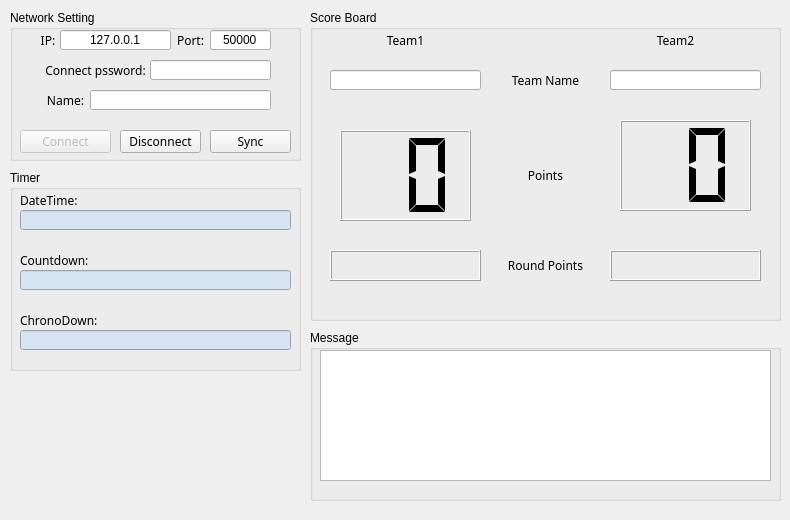
<?xml version="1.0" encoding="UTF-8"?>
<ui version="4.0">
 <class>NetworkView</class>
 <widget class="QWidget" name="NetworkView">
  <property name="geometry">
   <rect>
    <x>0</x>
    <y>0</y>
    <width>790</width>
    <height>520</height>
   </rect>
  </property>
  <property name="minimumSize">
   <size>
    <width>790</width>
    <height>520</height>
   </size>
  </property>
  <property name="maximumSize">
   <size>
    <width>790</width>
    <height>520</height>
   </size>
  </property>
  <property name="windowTitle">
   <string>Form</string>
  </property>
  <property name="styleSheet">
   <string notr="true"/>
  </property>
  <widget class="QGroupBox" name="network_setting_group">
   <property name="geometry">
    <rect>
     <x>10</x>
     <y>10</y>
     <width>291</width>
     <height>151</height>
    </rect>
   </property>
   <property name="title">
    <string>Network Setting</string>
   </property>
   <widget class="QLabel" name="label">
    <property name="geometry">
     <rect>
      <x>30</x>
      <y>20</y>
      <width>16</width>
      <height>21</height>
     </rect>
    </property>
    <property name="font">
     <font>
      <family>Microsoft JhengHei</family>
     </font>
    </property>
    <property name="text">
     <string>IP:</string>
    </property>
    <property name="alignment">
     <set>Qt::AlignCenter</set>
    </property>
   </widget>
   <widget class="QLineEdit" name="ip_edit">
    <property name="geometry">
     <rect>
      <x>50</x>
      <y>20</y>
      <width>111</width>
      <height>20</height>
     </rect>
    </property>
    <property name="inputMask">
     <string/>
    </property>
    <property name="text">
     <string>127.0.0.1</string>
    </property>
    <property name="maxLength">
     <number>15</number>
    </property>
    <property name="cursorPosition">
     <number>9</number>
    </property>
    <property name="alignment">
     <set>Qt::AlignCenter</set>
    </property>
   </widget>
   <widget class="QLabel" name="label_2">
    <property name="geometry">
     <rect>
      <x>160</x>
      <y>20</y>
      <width>41</width>
      <height>21</height>
     </rect>
    </property>
    <property name="font">
     <font>
      <family>Microsoft JhengHei</family>
     </font>
    </property>
    <property name="text">
     <string>Port:</string>
    </property>
    <property name="alignment">
     <set>Qt::AlignCenter</set>
    </property>
   </widget>
   <widget class="QLineEdit" name="port_edit">
    <property name="geometry">
     <rect>
      <x>200</x>
      <y>20</y>
      <width>61</width>
      <height>20</height>
     </rect>
    </property>
    <property name="inputMask">
     <string/>
    </property>
    <property name="text">
     <string>50000</string>
    </property>
    <property name="maxLength">
     <number>5</number>
    </property>
    <property name="cursorPosition">
     <number>5</number>
    </property>
    <property name="alignment">
     <set>Qt::AlignCenter</set>
    </property>
   </widget>
   <widget class="QLabel" name="label_3">
    <property name="geometry">
     <rect>
      <x>30</x>
      <y>50</y>
      <width>111</width>
      <height>21</height>
     </rect>
    </property>
    <property name="font">
     <font>
      <family>Microsoft JhengHei</family>
     </font>
    </property>
    <property name="text">
     <string>Connect pssword:</string>
    </property>
    <property name="alignment">
     <set>Qt::AlignCenter</set>
    </property>
   </widget>
   <widget class="QLineEdit" name="connect_password_edit">
    <property name="geometry">
     <rect>
      <x>140</x>
      <y>50</y>
      <width>121</width>
      <height>20</height>
     </rect>
    </property>
    <property name="inputMask">
     <string/>
    </property>
    <property name="text">
     <string/>
    </property>
    <property name="echoMode">
     <enum>QLineEdit::Password</enum>
    </property>
    <property name="cursorPosition">
     <number>0</number>
    </property>
    <property name="alignment">
     <set>Qt::AlignCenter</set>
    </property>
    <property name="clearButtonEnabled">
     <bool>false</bool>
    </property>
   </widget>
   <widget class="QPushButton" name="connect_btn">
    <property name="enabled">
     <bool>false</bool>
    </property>
    <property name="geometry">
     <rect>
      <x>10</x>
      <y>120</y>
      <width>91</width>
      <height>23</height>
     </rect>
    </property>
    <property name="font">
     <font>
      <family>Microsoft JhengHei</family>
     </font>
    </property>
    <property name="text">
     <string>Connect</string>
    </property>
    <property name="checkable">
     <bool>false</bool>
    </property>
   </widget>
   <widget class="QPushButton" name="disconnect_btn">
    <property name="geometry">
     <rect>
      <x>110</x>
      <y>120</y>
      <width>81</width>
      <height>23</height>
     </rect>
    </property>
    <property name="font">
     <font>
      <family>Microsoft JhengHei</family>
     </font>
    </property>
    <property name="text">
     <string>Disconnect</string>
    </property>
   </widget>
   <widget class="QLineEdit" name="name_edit">
    <property name="geometry">
     <rect>
      <x>80</x>
      <y>80</y>
      <width>181</width>
      <height>20</height>
     </rect>
    </property>
    <property name="inputMask">
     <string/>
    </property>
    <property name="text">
     <string/>
    </property>
    <property name="cursorPosition">
     <number>0</number>
    </property>
    <property name="alignment">
     <set>Qt::AlignCenter</set>
    </property>
   </widget>
   <widget class="QLabel" name="label_4">
    <property name="geometry">
     <rect>
      <x>30</x>
      <y>80</y>
      <width>51</width>
      <height>21</height>
     </rect>
    </property>
    <property name="font">
     <font>
      <family>Microsoft JhengHei</family>
     </font>
    </property>
    <property name="text">
     <string>Name:</string>
    </property>
    <property name="alignment">
     <set>Qt::AlignCenter</set>
    </property>
   </widget>
   <widget class="QPushButton" name="force_sync_btn">
    <property name="geometry">
     <rect>
      <x>200</x>
      <y>120</y>
      <width>81</width>
      <height>23</height>
     </rect>
    </property>
    <property name="font">
     <font>
      <family>Microsoft JhengHei</family>
     </font>
    </property>
    <property name="text">
     <string>Sync</string>
    </property>
   </widget>
  </widget>
  <widget class="QGroupBox" name="timer_group">
   <property name="geometry">
    <rect>
     <x>10</x>
     <y>170</y>
     <width>291</width>
     <height>201</height>
    </rect>
   </property>
   <property name="title">
    <string>Timer</string>
   </property>
   <widget class="QLabel" name="label_5">
    <property name="geometry">
     <rect>
      <x>10</x>
      <y>20</y>
      <width>61</width>
      <height>21</height>
     </rect>
    </property>
    <property name="font">
     <font>
      <family>Microsoft JhengHei</family>
     </font>
    </property>
    <property name="text">
     <string>DateTime:</string>
    </property>
    <property name="alignment">
     <set>Qt::AlignLeading|Qt::AlignLeft|Qt::AlignVCenter</set>
    </property>
   </widget>
   <widget class="QLabel" name="label_6">
    <property name="geometry">
     <rect>
      <x>10</x>
      <y>80</y>
      <width>71</width>
      <height>21</height>
     </rect>
    </property>
    <property name="font">
     <font>
      <family>Microsoft JhengHei</family>
     </font>
    </property>
    <property name="text">
     <string>Countdown:</string>
    </property>
    <property name="alignment">
     <set>Qt::AlignLeading|Qt::AlignLeft|Qt::AlignVCenter</set>
    </property>
   </widget>
   <widget class="QLabel" name="label_7">
    <property name="geometry">
     <rect>
      <x>10</x>
      <y>140</y>
      <width>81</width>
      <height>21</height>
     </rect>
    </property>
    <property name="font">
     <font>
      <family>Microsoft JhengHei</family>
     </font>
    </property>
    <property name="text">
     <string>ChronoDown:</string>
    </property>
    <property name="alignment">
     <set>Qt::AlignLeading|Qt::AlignLeft|Qt::AlignVCenter</set>
    </property>
   </widget>
   <widget class="QLineEdit" name="datetime_live_output">
    <property name="geometry">
     <rect>
      <x>10</x>
      <y>40</y>
      <width>271</width>
      <height>20</height>
     </rect>
    </property>
    <property name="font">
     <font>
      <family>Microsoft JhengHei</family>
     </font>
    </property>
    <property name="styleSheet">
     <string notr="true">background-color: rgb(215, 228, 242);</string>
    </property>
    <property name="alignment">
     <set>Qt::AlignCenter</set>
    </property>
   </widget>
   <widget class="QLineEdit" name="countdown_live_output">
    <property name="geometry">
     <rect>
      <x>10</x>
      <y>100</y>
      <width>271</width>
      <height>20</height>
     </rect>
    </property>
    <property name="font">
     <font>
      <family>Microsoft JhengHei</family>
     </font>
    </property>
    <property name="styleSheet">
     <string notr="true">background-color: rgb(215, 228, 242);</string>
    </property>
    <property name="alignment">
     <set>Qt::AlignCenter</set>
    </property>
   </widget>
   <widget class="QLineEdit" name="chronodown_live_output">
    <property name="geometry">
     <rect>
      <x>10</x>
      <y>160</y>
      <width>271</width>
      <height>20</height>
     </rect>
    </property>
    <property name="font">
     <font>
      <family>Microsoft JhengHei</family>
     </font>
    </property>
    <property name="styleSheet">
     <string notr="true">background-color: rgb(215, 228, 242);</string>
    </property>
    <property name="alignment">
     <set>Qt::AlignCenter</set>
    </property>
   </widget>
  </widget>
  <widget class="QGroupBox" name="message_group">
   <property name="geometry">
    <rect>
     <x>310</x>
     <y>330</y>
     <width>471</width>
     <height>171</height>
    </rect>
   </property>
   <property name="title">
    <string>Message</string>
   </property>
   <widget class="QPlainTextEdit" name="message_display">
    <property name="geometry">
     <rect>
      <x>10</x>
      <y>20</y>
      <width>451</width>
      <height>131</height>
     </rect>
    </property>
    <property name="readOnly">
     <bool>true</bool>
    </property>
   </widget>
  </widget>
  <widget class="QGroupBox" name="score_board_group">
   <property name="geometry">
    <rect>
     <x>310</x>
     <y>10</y>
     <width>471</width>
     <height>311</height>
    </rect>
   </property>
   <property name="title">
    <string>Score Board</string>
   </property>
   <widget class="QLCDNumber" name="team2_point_display">
    <property name="geometry">
     <rect>
      <x>310</x>
      <y>110</y>
      <width>131</width>
      <height>91</height>
     </rect>
    </property>
    <property name="digitCount">
     <number>2</number>
    </property>
    <property name="mode">
     <enum>QLCDNumber::Dec</enum>
    </property>
    <property name="segmentStyle">
     <enum>QLCDNumber::Flat</enum>
    </property>
    <property name="intValue" stdset="0">
     <number>0</number>
    </property>
   </widget>
   <widget class="QLabel" name="label_8">
    <property name="geometry">
     <rect>
      <x>190</x>
      <y>60</y>
      <width>91</width>
      <height>21</height>
     </rect>
    </property>
    <property name="font">
     <font>
      <family>Microsoft JhengHei</family>
     </font>
    </property>
    <property name="text">
     <string>Team Name</string>
    </property>
    <property name="alignment">
     <set>Qt::AlignCenter</set>
    </property>
   </widget>
   <widget class="QLineEdit" name="team1_name_edit">
    <property name="geometry">
     <rect>
      <x>20</x>
      <y>60</y>
      <width>151</width>
      <height>20</height>
     </rect>
    </property>
    <property name="alignment">
     <set>Qt::AlignCenter</set>
    </property>
    <property name="readOnly">
     <bool>true</bool>
    </property>
   </widget>
   <widget class="QLineEdit" name="team2_name_edit">
    <property name="geometry">
     <rect>
      <x>300</x>
      <y>60</y>
      <width>151</width>
      <height>20</height>
     </rect>
    </property>
    <property name="alignment">
     <set>Qt::AlignCenter</set>
    </property>
    <property name="readOnly">
     <bool>true</bool>
    </property>
   </widget>
   <widget class="QLCDNumber" name="team1_point_display">
    <property name="geometry">
     <rect>
      <x>30</x>
      <y>120</y>
      <width>131</width>
      <height>91</height>
     </rect>
    </property>
    <property name="digitCount">
     <number>2</number>
    </property>
    <property name="mode">
     <enum>QLCDNumber::Dec</enum>
    </property>
    <property name="segmentStyle">
     <enum>QLCDNumber::Flat</enum>
    </property>
    <property name="intValue" stdset="0">
     <number>0</number>
    </property>
   </widget>
   <widget class="QLabel" name="label_9">
    <property name="geometry">
     <rect>
      <x>190</x>
      <y>120</y>
      <width>91</width>
      <height>91</height>
     </rect>
    </property>
    <property name="font">
     <font>
      <family>Microsoft JhengHei</family>
     </font>
    </property>
    <property name="text">
     <string>Points</string>
    </property>
    <property name="alignment">
     <set>Qt::AlignCenter</set>
    </property>
   </widget>
   <widget class="QLabel" name="team1_round_point_display">
    <property name="geometry">
     <rect>
      <x>20</x>
      <y>240</y>
      <width>151</width>
      <height>31</height>
     </rect>
    </property>
    <property name="font">
     <font>
      <family>Microsoft JhengHei</family>
      <pointsize>12</pointsize>
     </font>
    </property>
    <property name="frameShape">
     <enum>QFrame::Box</enum>
    </property>
    <property name="frameShadow">
     <enum>QFrame::Raised</enum>
    </property>
    <property name="text">
     <string/>
    </property>
    <property name="alignment">
     <set>Qt::AlignCenter</set>
    </property>
   </widget>
   <widget class="QLabel" name="team2_round_point_display">
    <property name="geometry">
     <rect>
      <x>300</x>
      <y>240</y>
      <width>151</width>
      <height>31</height>
     </rect>
    </property>
    <property name="font">
     <font>
      <family>Microsoft JhengHei</family>
      <pointsize>12</pointsize>
     </font>
    </property>
    <property name="frameShape">
     <enum>QFrame::Box</enum>
    </property>
    <property name="frameShadow">
     <enum>QFrame::Raised</enum>
    </property>
    <property name="text">
     <string/>
    </property>
    <property name="alignment">
     <set>Qt::AlignCenter</set>
    </property>
   </widget>
   <widget class="QLabel" name="label_10">
    <property name="geometry">
     <rect>
      <x>190</x>
      <y>240</y>
      <width>91</width>
      <height>31</height>
     </rect>
    </property>
    <property name="font">
     <font>
      <family>Microsoft JhengHei</family>
     </font>
    </property>
    <property name="text">
     <string>Round Points</string>
    </property>
    <property name="alignment">
     <set>Qt::AlignCenter</set>
    </property>
   </widget>
   <widget class="QLabel" name="label_11">
    <property name="geometry">
     <rect>
      <x>20</x>
      <y>20</y>
      <width>151</width>
      <height>21</height>
     </rect>
    </property>
    <property name="font">
     <font>
      <family>Microsoft JhengHei</family>
     </font>
    </property>
    <property name="text">
     <string>Team1</string>
    </property>
    <property name="alignment">
     <set>Qt::AlignCenter</set>
    </property>
   </widget>
   <widget class="QLabel" name="label_12">
    <property name="geometry">
     <rect>
      <x>290</x>
      <y>20</y>
      <width>151</width>
      <height>21</height>
     </rect>
    </property>
    <property name="font">
     <font>
      <family>Microsoft JhengHei</family>
     </font>
    </property>
    <property name="text">
     <string>Team2</string>
    </property>
    <property name="alignment">
     <set>Qt::AlignCenter</set>
    </property>
   </widget>
  </widget>
 </widget>
 <resources/>
 <connections/>
</ui>
